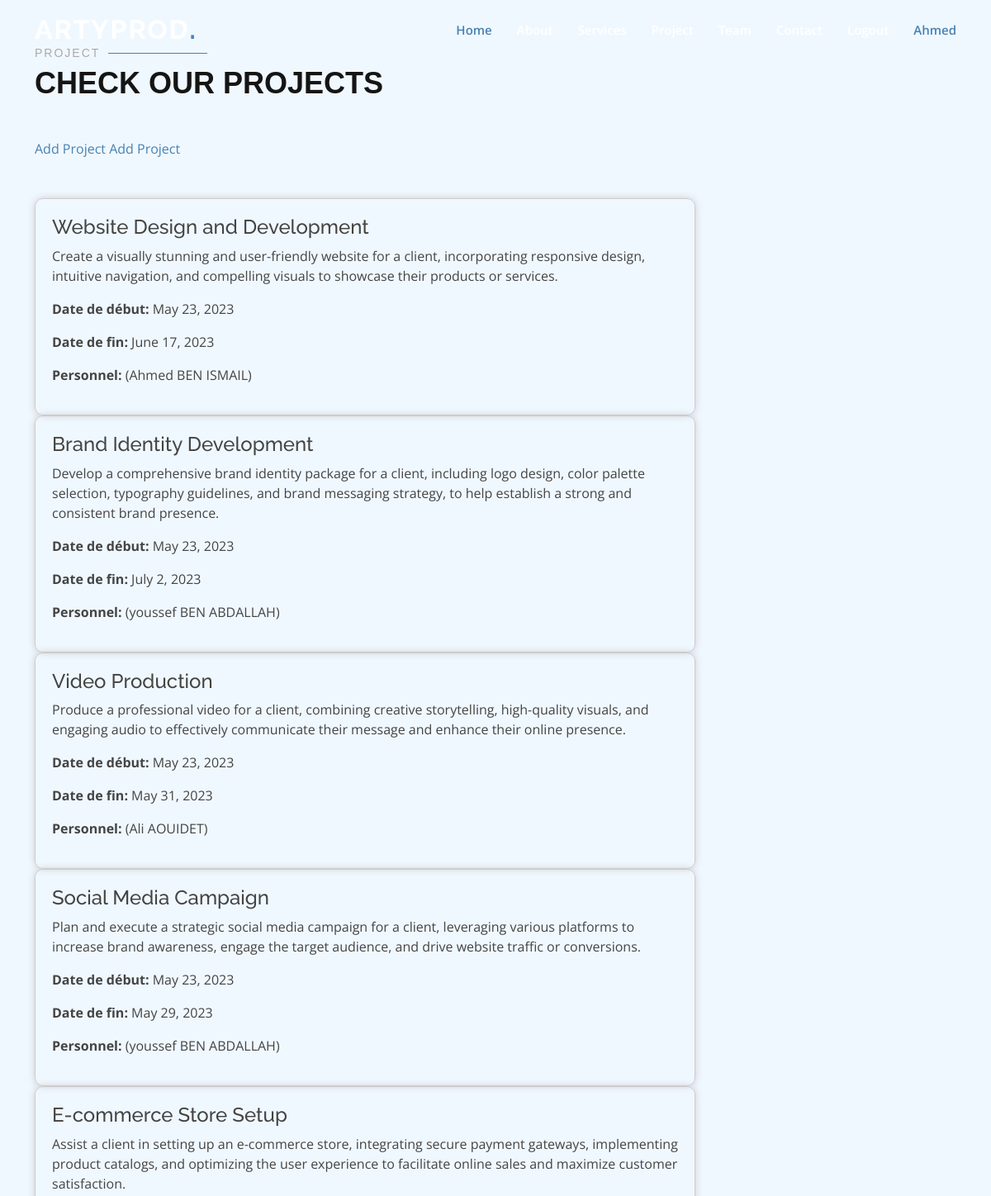
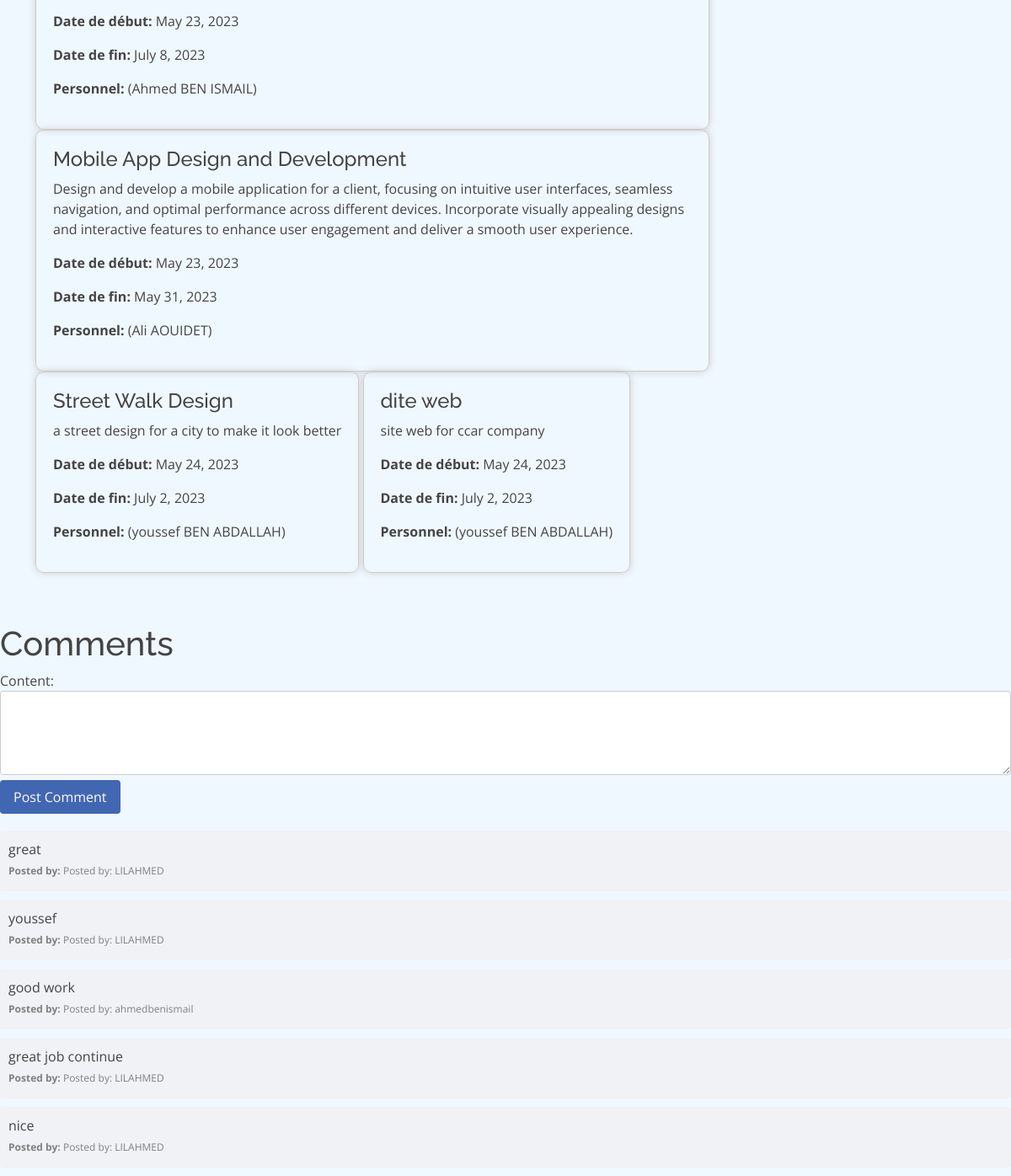
Page /addcomment/ (signed in) on the committed database (2 pictures, top to bottom).
### users/models.py (models this page shows, shortened)
class Projett(models.Model):
    libell = models.CharField(max_length=255)
    description = models.CharField(max_length=1000)
    date_debut = models.DateField(null=True, default=date.today)
    date_fin = models.DateField(null=True, blank=True)
    achevé = models.CharField(max_length=1, default='N', choices=[('N','non'),('O','oui')])
    equipe = models.ForeignKey('Equipe', on_delete=models.CASCADE)
    user_id = models.IntegerField(default=0)
    created_by_admin = models.BooleanField(default=False)

class Equipe(models.Model):
    personne = models.ManyToManyField('Personnell')
    def __str__(self):
        membres_str = ", ".join(self.personne.values_list('nom', flat=True))
        return f"({membres_str})"

class Commentaire(models.Model):
    user = models.ForeignKey(User, on_delete=models.CASCADE)
    content = models.TextField()

### users/views.py (the view)
# urls.py: path('addcomment/', addcomment, name='addcomment'),
def addcomment(request):
    if request.method == "POST":
        form = CommentaireForm(request.POST)
        if form.is_valid():
            comment = form.save(commit=False)
            comment.user =request.user
            comment.save()
            return redirect('addcomment')
    else:
        form = CommentaireForm()
    projetts = Projett.objects.all()
    comments = Commentaire.objects.all()
    context = {'form': form, 'projetts': projetts, 'comments': comments}
    return render(request, 'agence/comment.html', context)

### users/forms.py
class CommentaireForm(ModelForm):
    class Meta :
        model = Commentaire
        fields =  ["content"]

### users/templates/agence/comment.html (shortened to what this page needs)
{% extends 'users/base.html' %}
{% block content %}
{% load static %}
<section id="portfolio" class="portfolio">
    <div class="container" data-aos="fade-up">
      <div class="section-title">
        <h2>Project</h2>
        <p>Check our Projects</p>
      </div>
      <div class="sma">
        <a href="{% url 'addprojet' %}">Add Project</a>
        <a href="{% url 'addcomment' %}">Add Project</a>
    </div>
    <br>
    <br>
    {% for projet in projetts %}
        <div class="projett-container">
            <h4>{{ projet.libell }}</h4>
            <p>{{ projet.description }}</p>
            {% if projet.date_debut %}
                <p><strong>Date de début:</strong> {{ projet.date_debut }}</p>
            {% endif %}
            {% if projet.date_fin %}
                <p><strong>Date de fin:</strong> {{ projet.date_fin }}</p>
            {% endif %}
            <p><strong>Personnel:</strong> {{ projet.equipe }}</p>
        </div>
    {% endfor %}
    </div>
  </section>
<h1>Comments</h1>
<form method="post" action="{% url 'addcomment' %}" class="comment-form">
    {{form}}
    <input type="submit" value="Post Comment">
</form>
<div id="comments-container">
    {% for comment in comments %}
        <div class="comment">
            <p>{{ comment.content }}</p>
            <p>Posted by: {{ comment.user.username }}</p>
        </div>
    {% empty %}
        <p>No comments yet.</p>
    {% endfor %}
</div>
{% endblock %}

### users/templates/users/base.html (shortened to what this page needs)
<!DOCTYPE html>
<html lang="en">
<head>
  {% load static %}
  <link href="{% static 'vendor/aos/aos.css' %}" rel="stylesheet">
  <link href="{% static 'vendor/bootstrap/css/bootstrap.min.css' %}" rel="stylesheet">
  <link href="{% static 'vendor/bootstrap-icons/bootstrap-icons.css' %}" rel="stylesheet">
  <link href="{% static 'vendor/boxicons/css/boxicons.min.css' %}" rel="stylesheet">
  <link href="{% static 'vendor/glightbox/css/glightbox.min.css' %}" rel="stylesheet">
  <link href="{% static 'vendor/remixicon/remixicon.css' %}" rel="stylesheet">
  <link href="{% static 'vendor/swiper/swiper-bundle.min.css' %}" rel="stylesheet">
  <link href="{% static 'css/style.css' %}" rel="stylesheet">
</head>
<body>
  <header id="header" class="fixed-top ">
    <div class="container d-flex align-items-center justify-content-lg-between">
      <h1 class="logo me-auto me-lg-0"><a href="index.html">ArtyProd<span>.</span></a></h1>
      <nav id="navbar" class="navbar order-last order-lg-0">
        <ul>
          {% if user.is_authenticated %}
          <li><a class="nav-link scrollto active" href="{% url 'users-home' %}" href="#hero">Home</a></li>
          <li><a class="nav-link scrollto"  href="#about">About</a></li>
          <li><a class="nav-link scrollto" href="#services">Services</a></li>
          <li><a class="nav-link scrollto " href="{% url 'addprojet' %}" href="#portfolio">Project</a></li>
          <li><a class="nav-link scrollto"  href="#team">Team</a></li>
          <li><a class="nav-link scrollto" href="{% url 'addcontact' %}">Contact</a></li>
          <li><a class="nav-link scrollto" href="{% url 'logout' %}">Logout</a></li>
          <li><a class="nav-link scrollto active" >{{user.first_name.title}}</a></li>
            {% endif %}
        </ul>
      </nav>
    </div>
  </header>
  {% block content %}{% endblock %}
</body>
</html>

### assets/css/style.css (style rules this page uses)
body { font-family: "Open Sans", sans-serif; color: #444444; }
a { color: #4682B4; text-decoration: none; }
h1, h2, h3, h4, h5, h6 { font-family: "Raleway", sans-serif; }
#header { transition: all 0.5s; z-index: 997; padding: 15px 0; }
#header .logo { font-size: 32px; margin: 0; padding: 0; line-height: 1; font-weight: 700; letter-spacing: 2px; text-transform: uppercase; }
#header .logo a { color: #fff; }
#header .logo a span { color: #4682B4; }
.navbar { padding: 0; }
.navbar ul { margin: 0; padding: 0; display: flex; list-style: none; align-items: center; }
.navbar li { position: relative; }
.navbar a, .navbar a:focus { display: flex; align-items: center; justify-content: space-between; padding: 10px 0 10px 30px; font-size: 15px; font-weight: 600; color: #fff; white-space: nowrap; transition: 0.3s; }
.navbar a:hover, .navbar .active, .navbar .active:focus, .navbar li:hover>a { color: #4682B4; }
section { padding: 60px 0; overflow: hidden; }
.section-title { padding-bottom: 40px; }
.section-title h2 { font-size: 14px; font-weight: 500; padding: 0; line-height: 1px; margin: 0 0 5px 0; letter-spacing: 2px; text-transform: uppercase; color: #aaaaaa; font-family: "Poppins", sans-serif; }
.section-title h2::after { content: ""; width: 120px; height: 1px; display: inline-block; background: #4682B4; margin: 4px 10px; }
.section-title p { margin: 0; margin: 0; font-size: 36px; font-weight: 700; text-transform: uppercase; font-family: "Poppins", sans-serif; color: #151515; }

### users/templates/agence/comment.html (style rules this page uses)
body { background-color:#F0F8FF; }
#comments-container { margin-top: 20px; }
.comment-form { margin-bottom: 20px; }
.comment-form textarea { width: 100%; height: 100px; padding: 10px; border: 1px solid #ccc; border-radius: 4px; resize: vertical; }
.comment-form input[type="submit"] { background-color: #4267b2; color: #fff; border: none; padding: 8px 16px; border-radius: 4px; cursor: pointer; }
.comment { background-color: #f0f2f5; padding: 10px; border-radius: 4px; margin-bottom: 10px; }
.comment p { margin-bottom: 5px; }
.comment p:last-child { font-size: 12px; color: #808080; }
.comment p:last-child:before { content: "Posted by: "; font-weight: bold; }
.projett-container { display: inline-block; margin: 0 auto; max-width: 800px; padding: 20px; border: 1px solid #ccc; border-radius: 10px; box-shadow: 0 0 10px #ccc; transition: all 0.3s ease; }

### rows in the picture
Projett: libell "Website Design and Development", description "Create a visually stunning and user-friendly website for a client, incorporating responsive design, intuitive navigation, and compelling visuals to showcase their products or services.", date_debut "May 23, 2023", date_fin "June 17, 2023", equipe "(Ahmed BEN ISMAIL)"
Projett: libell "Brand Identity Development", description "Develop a comprehensive brand identity package for a client, including logo design, color palette selection, typography guidelines, and brand messaging strategy, to help establish a strong and consistent brand presence.", date_debut "May 23, 2023", date_fin "July 2, 2023", equipe "(youssef BEN ABDALLAH)"
Projett: libell "Video Production", description "Produce a professional video for a client, combining creative storytelling, high-quality visuals, and engaging audio to effectively communicate their message and enhance their online presence.", date_debut "May 23, 2023", date_fin "May 31, 2023", equipe "(Ali AOUIDET)"
Projett: libell "Social Media Campaign", description "Plan and execute a strategic social media campaign for a client, leveraging various platforms to increase brand awareness, engage the target audience, and drive website traffic or conversions.", date_debut "May 23, 2023", date_fin "May 29, 2023", equipe "(youssef BEN ABDALLAH)"
Projett: libell "E-commerce Store Setup", description "Assist a client in setting up an e-commerce store, integrating secure payment gateways, implementing product catalogs, and optimizing the user experience to facilitate online sales and maximize customer satisfaction.", date_debut "May 23, 2023", date_fin "July 8, 2023", equipe "(Ahmed BEN ISMAIL)"
Projett: libell "Mobile App Design and Development", description "Design and develop a mobile application for a client, focusing on intuitive user interfaces, seamless navigation, and optimal performance across different devices. Incorporate visually appealing designs and interactive features to enhance user engagement and deliver a smooth user experience.", date_debut "May 23, 2023", date_fin "May 31, 2023", equipe "(Ali AOUIDET)"
Projett: libell "Street Walk Design", description "a street design for a city to make it look better", date_debut "May 24, 2023", date_fin "July 2, 2023", equipe "(youssef BEN ABDALLAH)"
Projett: libell "dite web", description "site web for ccar company", date_debut "May 24, 2023", date_fin "July 2, 2023", equipe "(youssef BEN ABDALLAH)"
Commentaire: content "great", user.username "LILAHMED"
Commentaire: content "youssef", user.username "LILAHMED"
Commentaire: content "good work", user.username "ahmedbenismail"
Commentaire: content "great job continue", user.username "LILAHMED"
Commentaire: content "nice", user.username "LILAHMED"

### other values in the picture
{{ user.first_name.title }} "Ahmed"
